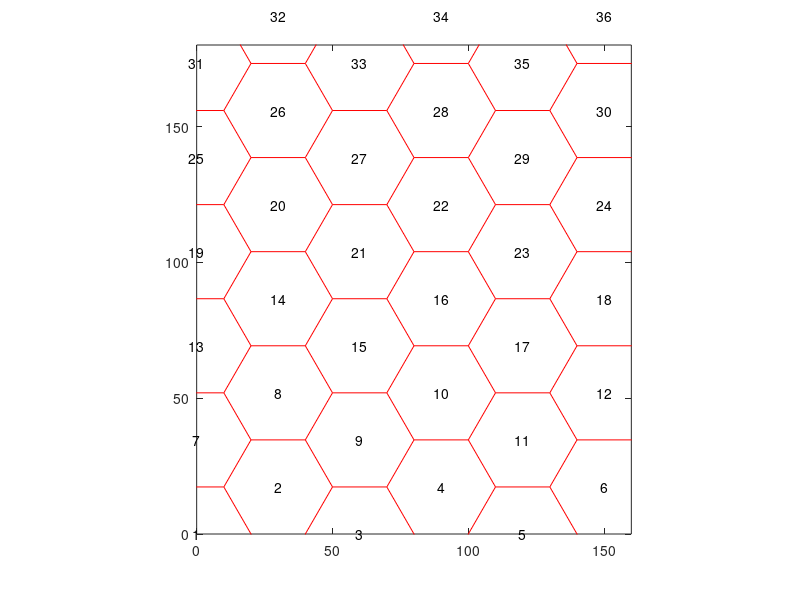

Reproduce this figure in MATLAB.
%Square mesh
%[X Y] = meshgrid(0:8);
%figure, voronoi(X(:),Y(:)),axis square
clc;
clear all;
%Hex mesh
scale = 34.641016151377531741097853660240657828156662760086052142215113918;
tic
rad3over2 = (sqrt(3)/2);
[X, Y] = meshgrid(0:1:5);
tempY = Y;
n = size(X,1);
X = rad3over2 * X;
Y = Y + repmat([0 0.5], [n,n/2]);

%scale to make edge length = 40
X = scale*X;
Y=scale*Y;
    

%returns vertices of edges, each column is an edge
[XV, YV] = voronoi(X(:),Y(:));
plot(XV,YV,'r-')
axis equal
axis([0 160 0 180])
zoom on

%determines edge length
pt1 = [XV(1,1), YV(1,1)];
pt = [XV(2,1), YV(2,1)];
edge_length = norm(pt1-pt);

%label hexes and find closest hex to test_position
test_position = [50,50];
total_hex = n*n;
dist2centres = zeros(1,total_hex);

hex_label = 0;
for i  = 1:n
    for j =1:n
        hex_label = hex_label +1;
        %inserts text on graph
        text(X(i,j),Y(i,j),int2str(hex_label),'HorizontalAlignment','center');
        
        %finds closest hex centre
        dist2centres(hex_label) = norm(test_position - [X(i,j),Y(i,j)]);
        
    end
end


[M, I] = min(dist2centres);
disp(I)


toc
%test = 0:1:41

%how to tell what hexagon im in?

